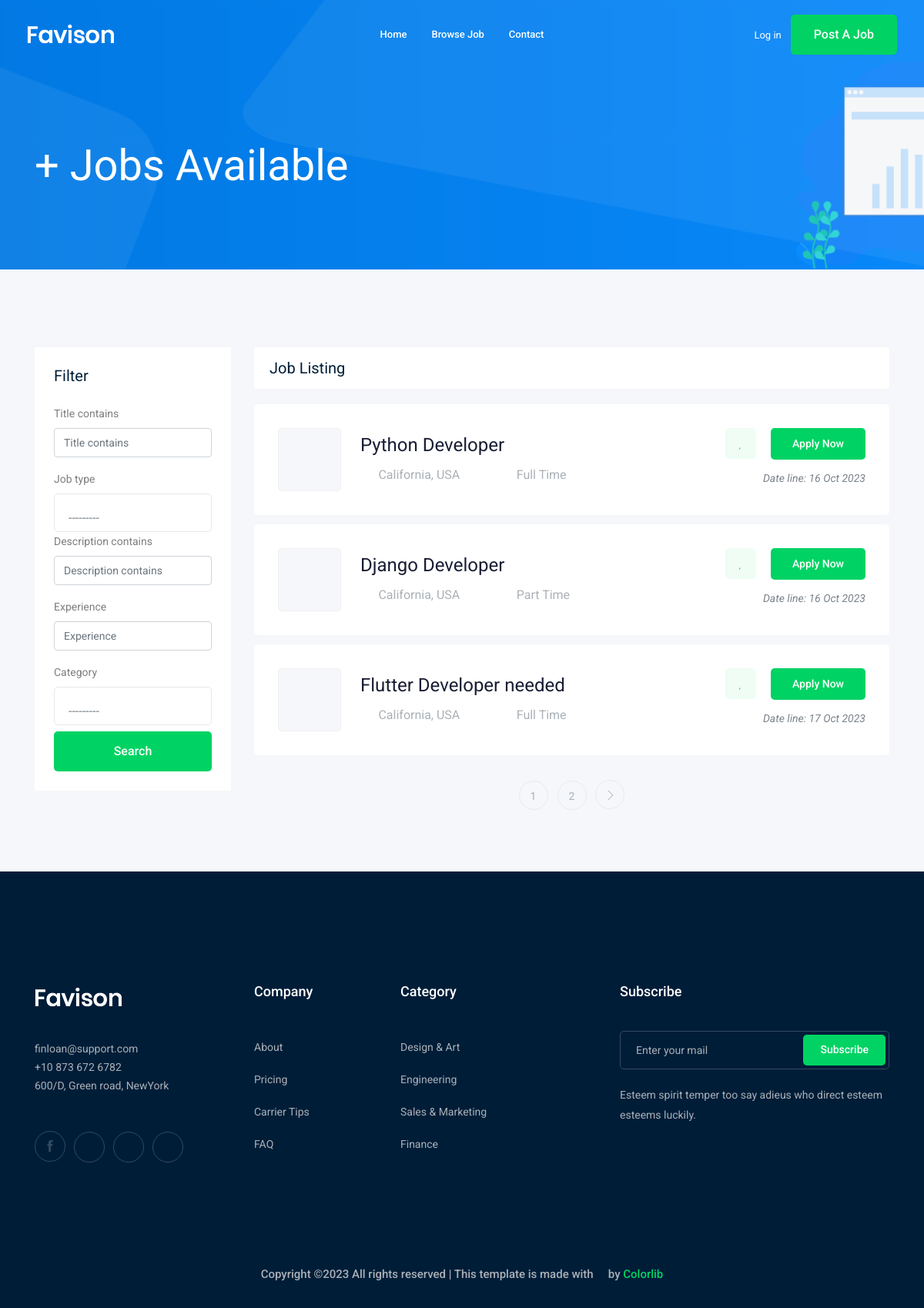
The app's page /jobs/, older data.
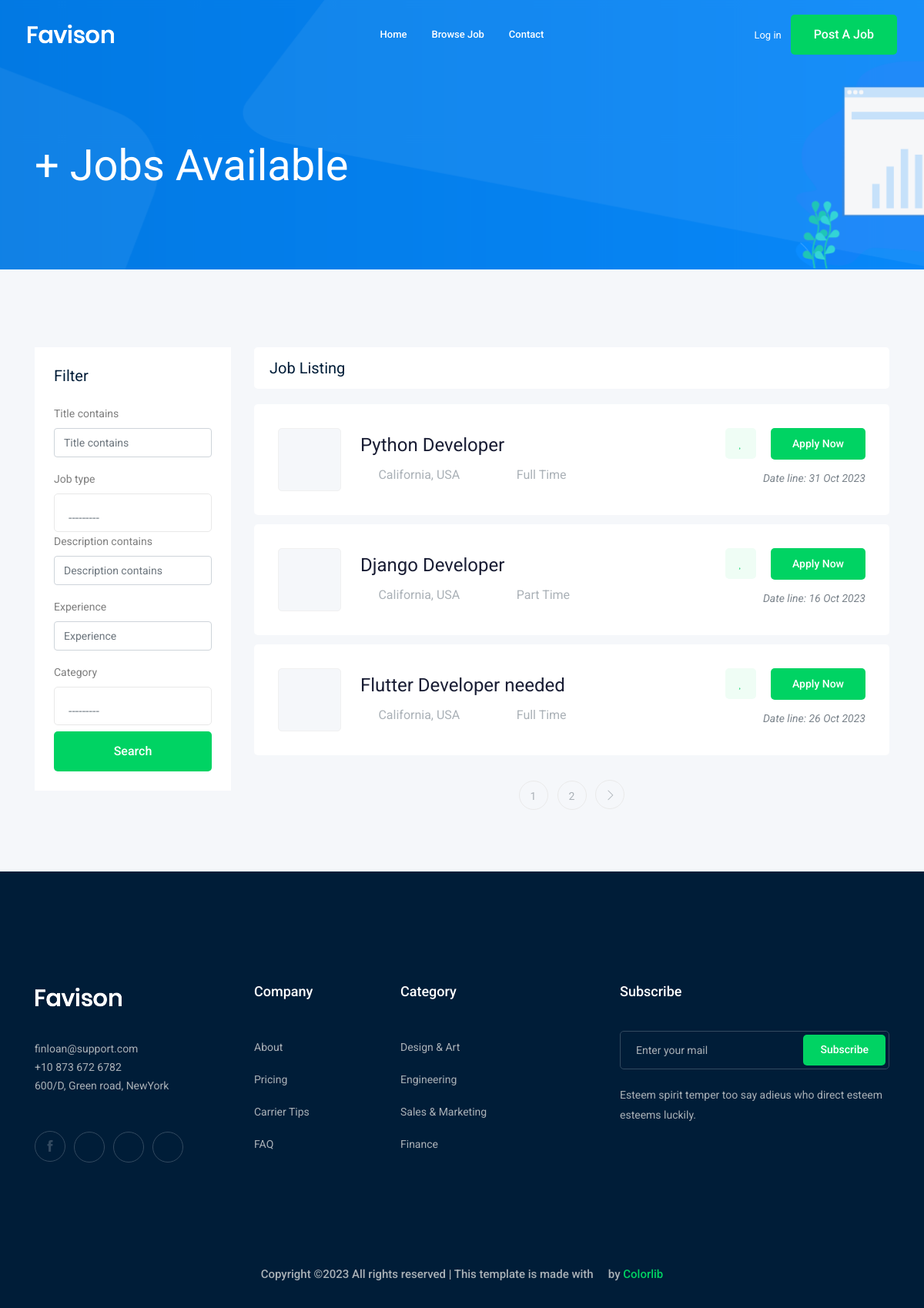
The same page, newer data.
### job/models.py (models this page shows, shortened)
class Job(models.Model):  # table
    owner = models.ForeignKey(User, related_name='job_owner', on_delete=models.CASCADE)
    title = models.CharField(max_length=100)   # column
    job_type = models.CharField(max_length=15 , choices=JOB_TYPE)
    description = models.TextField(max_length=1000)
    published_at = models.DateTimeField(auto_now=True)
    vacancy = models.IntegerField(default=1)
    salary = models.IntegerField(default=0)
    experience = models.IntegerField(default=1)
    category = models.ForeignKey('Category',on_delete=models.CASCADE)
    image = models.ImageField(upload_to="jobs/")
    slug = models.SlugField(null=True, blank=True)
    def __str__(self):
        return self.title

### job/views.py (the view)
# urls.py: path('',views.job_list , name='job_list'),
def job_list(request):
    job_list = Job.objects.all()
    myfilter = JobFilter(request.GET,queryset=job_list)
    job_list = myfilter.qs
    paginator = Paginator(job_list, 3)  # Show 3 contacts per page.
    page_number = request.GET.get("page")
    page_obj = paginator.get_page(page_number)
    context = {'jobs':page_obj , 'myfilter':myfilter}  # template name
    return render(request,'job/job_list.html',context)

### job/models.py (called while the page is built)
    def __str__(self):
        return self.name

### job/templates/job/job_list.html (shortened to what the changed rows need)
{% extends 'base.html' %}
{% load bootstrap4 %}
{% block body %}
    <div class="job_listing_area plus_padding">
        <div class="container">
            <div class="row">
                <div class="col-lg-9">
                    <div class="job_lists m-0">
                        <div class="row">
                            {% for job in jobs %}
                            <div class="col-lg-12 col-md-12">
                                <div class="single_jobs white-bg d-flex justify-content-between">
                                    <div class="jobs_left d-flex align-items-center">
                                        <div class="thumb">
                                        </div>
                                        <div class="jobs_conetent">
                                            <a href="{% url 'jobs:job_detail' job.slug %}"><h4>{{job}}</h4></a>
                                            <div class="links_locat d-flex align-items-center">
                                                <div class="location">
                                                    <p> <i class="fa fa-map-marker"></i> California, USA</p>
                                                </div>
                                                <div class="location">
                                                    <p> <i class="fa fa-clock-o"></i> {{job.job_type}}</p>
                                                </div>
                                            </div>
                                        </div>
                                    </div>
                                    <div class="jobs_right">
                                        <div class="apply_now">
                                            <a class="heart_mark" href="#"> <i class="fa fa-heart"></i> </a>
                                            <a href="{% url 'jobs:job_detail' job.slug %}" class="boxed-btn3">Apply Now</a>
                                        </div>
                                        <div class="date">
                                            <p>Date line: {{job.published_at|date:'d M o'}}</p>
                                        </div>
                                    </div>
                                </div>
                            </div>
                            {% endfor %}
                        </div>
                    </div>
                </div>
            </div>
        </div>
    </div>
{% endblock body %}

Row changes from the older to the newer data that the page shows:
changed Job "Python Developer": published_at "16 Oct 2023" → "31 Oct 2023"
changed Job "Flutter Developer needed": published_at "17 Oct 2023" → "26 Oct 2023"
